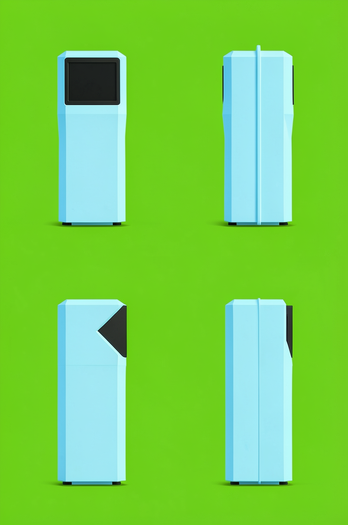
#> input picture art/raw/characters/carrier-sheet-a-01.png, 348 x 525 px, shrunk from 848 x 1280 before the run; its folder holds only this picture in this run
$ python measure_silhouette.py ../../art/raw/characters/carrier-sheet-a-01.png
#> lines starting #> are read from the running program, lines starting #| are printed output that depends on the picture; after the words box and inside, x2 and y2 are one past the last pixel; in counts of white or black regions, pixels touching at a corner belong together
#!/usr/bin/env python3
"""Mechanical acceptance test for the two-chassis carrier sheets.

The pair contract (carrier-sheet-a/b notes in prompts/characters.json): after
box-reduction to the 32x48 target, Chassis A must read visibly narrower than
Chassis B. Because both sheets bake through crop rects registered by HEIGHT
(hull top at 1/6 of the rect, base at 3/4), the honest width comparison scales
each hull by its height, not its own bbox width.

Usage:
    uv run --project tools/art tools/art/measure_silhouette.py [glob...]

Prints per sheet: front-cell hull bbox, height-normalized baked width, and a
PASS/FAIL verdict per A/B pair (A at least 4px narrower baked, per the
"~8px narrower at the shoulder line" design intent with tolerance).
"""

import glob
import os
import sys

import numpy as np
from PIL import Image

HULL_ROWS = 28  # rows 8..36 of the 48-row target between the 1/6 and 3/4 anchors


def hull_mask(img: Image.Image) -> np.ndarray:
    a = np.asarray(img.convert("RGB")).astype(int)
    r, g, b = a[..., 0], a[..., 1], a[..., 2]
    return ~((g > 150) & (g > r + 40) & (g > b + 40))


def front_cell_metrics(path: str):
    im = Image.open(path)
    w, h = im.size
    cell = im.crop((0, 0, w // 2, h // 2))  # top-left cell = front view
    m = hull_mask(cell)
    ys, xs = np.where(m)
    if len(xs) == 0:
        return None
    bw = int(xs.max() - xs.min() + 1)
    bh = int(ys.max() - ys.min() + 1)
    baked_w = bw * HULL_ROWS / bh  # width in target px when height fills the anchors
    return bw, bh, baked_w


def main(argv: list[str]) -> int:
    root = os.path.join(os.path.dirname(__file__), "..", "..", "art", "raw", "characters")
    patterns = argv or [os.path.join(root, "carrier-sheet-*.png")]
    paths = sorted(p for pat in patterns for p in glob.glob(pat))
    if not paths:
        print("no sheets found", file=sys.stderr)
        return 2
    widths: dict[str, list[tuple[str, float]]] = {"a": [], "b": []}
    for p in paths:
        met = front_cell_metrics(p)
#> in front_cell_metrics, im is the input picture: PIL image 348x525 RGB; mean R, G, B 118.8, 208.8, 79
#> in front_cell_metrics, `cell = im.crop((0, 0, w // 2, h // 2))`:
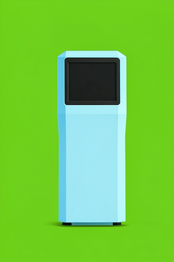
#> cell: PIL image 174x262 RGB; mean R, G, B 114.1, 201.6, 69.1
#> in hull_mask, `r, g, b = a[..., 0], a[..., 1], a[..., 2]`:
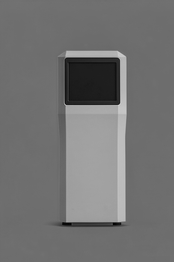
#> r: shape (262, 174) int64; min 0, max 208, mean 114.1
#> in hull_mask, `r, g, b = a[..., 0], a[..., 1], a[..., 2]`:
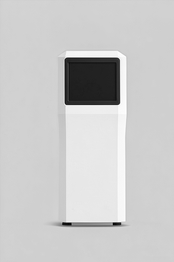
#> g: shape (262, 174) int64; min 0, max 255, mean 201.6
#> in hull_mask, `r, g, b = a[..., 0], a[..., 1], a[..., 2]`:
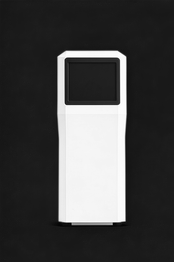
#> b: shape (262, 174) int64; min 0, max 255, mean 69.1
#> in hull_mask, `return ~((g > 150) & (g > r + 40) & (g > b + 40))`:
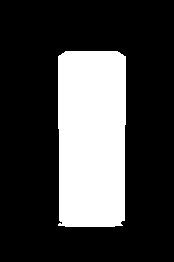
#> returned value: shape (262, 174) bool; 25.6% white; 1 white region, box (x1, y1, x2, y2) and area: (58, 51, 126, 227) 11688
#> in front_cell_metrics, `ys, xs = np.where(m)`: ys = 11688 values from 51 to 226; xs = 11688 values, max 125 at index 362, min 58 at index 295, mean 91.44
#> in front_cell_metrics, `bw = int(xs.max() - xs.min() + 1)`: bw = 68
#> in front_cell_metrics, `bh = int(ys.max() - ys.min() + 1)`: bh = 176
#> in front_cell_metrics, `baked_w = bw * HULL_ROWS / bh`: baked_w = 10.82
#> met = (68, 176, 10.82)
        name = os.path.basename(p)
        if met is None:
            print(f"{name}: NO HULL FOUND")
            continue
        bw, bh, baked = met
#> bw = 68; bh = 176; baked = 10.82
        chassis = "a" if "-a-" in name else "b" if "-b-" in name else "?"
        if chassis in widths:
            widths[chassis].append((name, baked))
        print(f"{name}  front hull {bw}x{bh}px  baked width {baked:.1f}/32")
#| carrier-sheet-a-01.png  front hull 68x176px  baked width 10.8/32
    ok = True
    if widths["a"] and widths["b"]:
        best_a = min(widths["a"], key=lambda t: t[1])
        best_b = max(widths["b"], key=lambda t: t[1])
        gap = best_b[1] - best_a[1]
        verdict = "PASS" if gap >= 4.0 else "FAIL"
        ok = gap >= 4.0
        print(f"\nbest pair: {best_a[0]} ({best_a[1]:.1f}) vs {best_b[0]} "
              f"({best_b[1]:.1f})  gap {gap:.1f}px  {verdict} (need >= 4)")
    return 0 if ok else 1


if __name__ == "__main__":
    raise SystemExit(main(sys.argv[1:]))
#> (the program exits here)
